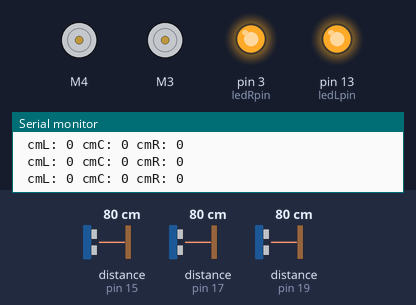
A sketch run on a simulated Arduino Uno, built with avr-gcc and run on an emulated ATmega328P. Shown: 2 × DC motor (green arrow = forward, orange = backward, longer = faster), output pins drawn as LEDs (lit = HIGH), the last lines printed to the serial monitor. Wiring (inferred from the names in the program): 3 × ultrasonic range finder: trigger pin 14, echo pin 15 / trigger pin 16, echo pin 17 / trigger pin 18, echo pin 19. Dashed ring = blinking. Inputs (shaded band) come from the test bench; at power-on: distance to the obstacle (sensors on pin 15, pin 19, pin 17) 80 cm. The echo pulse lasts 58.3 µs per cm; pins used as bus, display or sensor lines are not drawn.

Above: at 1.3 s.
1.4 s: distance to the obstacle (sensor on pin 15) set to 61 cm
2.9 s: distance to the obstacle (sensor on pin 15) set to 54 cm
At 3.5 s:
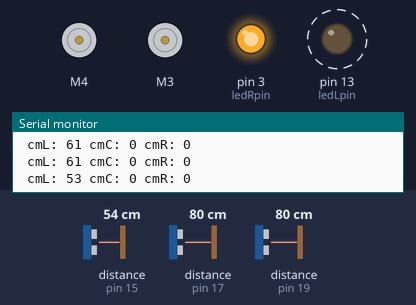
6.0 s: distance to the obstacle (sensor on pin 19) set to 61 cm
9.1 s: distance to the obstacle (sensor on pin 19) set to 51 cm
At 9.6 s:
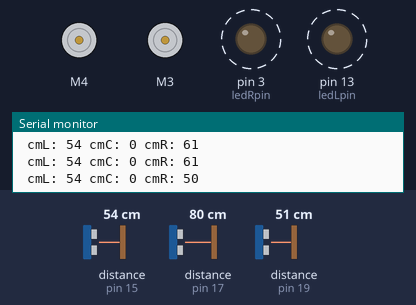
12.2 s: distance to the obstacle (sensor on pin 15) set to 60 cm
At 12.7 s:
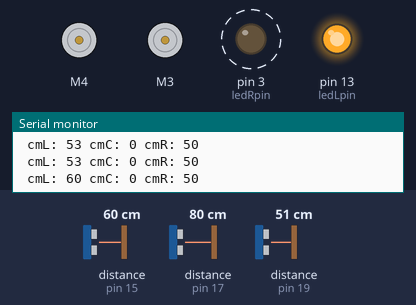
15.3 s: distance to the obstacle (sensor on pin 15) set to 2 cm
At 15.8 s:
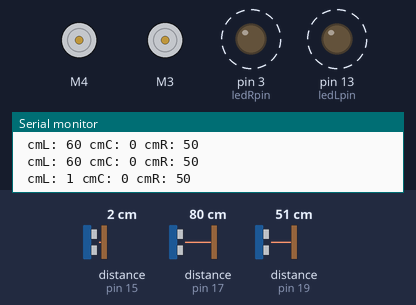
Timing chart, 0 to 19.4 s (numbered marks = the images above; inputs shaded):
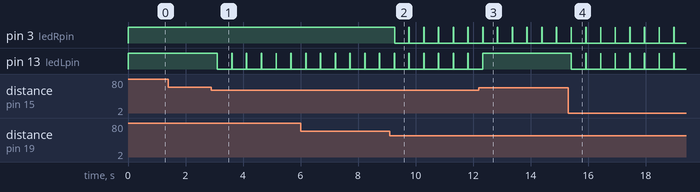

Measured:
- the behaviour switches between 57 and 56 cm on distance to the obstacle (sensor on pin 15) (found by bisection; images 0 and 1)
- the behaviour switches between 57 and 56 cm on distance to the obstacle (sensor on pin 19) (found by bisection; images 1 and 2)
- after the input at 2.9 s, pin 13 (ledLpin): alternates HIGH for 0.01 s and LOW for 0.50 s, starting after 0.20 s
- after the input at 9.1 s, pin 3 (ledRpin): alternates HIGH for 0.01 s and LOW for 0.50 s, starting after 0.17 s
- after the input at 12.2 s, pin 13 (ledLpin): goes on until 12.3 s, then stays HIGH
- after the input at 15.3 s, pin 13 (ledLpin): alternates HIGH for 0.01 s and LOW for 0.50 s, starting after 0.12 s

The sketch:

ErikRobot2018.ino
```cpp
/*
 *   Trehjulet robot fra forårskursus 2018
 *   rettet 30 marts 2018
 *   sidst rettet 24 april 2018
 *   created marts 2018
 *   by Erik Christesen
 *
 *   Bestykning:
 *   Arduino UNO controller
 *   To DC-motorer styret af et
 *   Adafruit piggy back shield
 *
 *   tre ping sensorer i front
 *   Den midterste regulerer hastighede i tre trin
 *   De to i siderne observerer forhindringer
 *
 *   Struktur:
 *
 *   includes
 *   create objects
 *   constants
 *   global variabels
 *   setup
 *
 *   loop
 *
 *   readPingC
 *   setSpeedC
 *   readPings
 *   drive
 *   reverse
 *   turnLeft
 *   turnRight
 *   stopM
 *   reduceSpeed
 *   increaseSpeed
 *   panic
 *
 */
#include <Servo.h>
#include <AFMotor.h>

AF_DCMotor motorR(4);
AF_DCMotor motorL(3);
// Servo servo01;    // create servo object to control a servo

//============================= CONSTANTS ===
const int echoLpin = 15;         // ping echo pin Left
const int trigLpin = 14;         // ping trigger pin Left
const int echoCpin = 17;         // ping echo pin Center
const int trigCpin = 16;         // ping trigger pin Center
const int echoRpin = 19;         // ping echo pin Right
const int trigRpin = 18;         // ping trigger pin Right

const int bumpRpin = 10;         // Bumper pin Right
const int bumpLpin = 9;          // Bumper pin Left

const int ledRpin = 3;          // Led pin Right (green
const int ledLpin = 13;           // Led pin Left  (red)

const int tonePin = 11;          // Speaker pin

const int minPing = 20;          // Min threshold for ping in cm
const int maxPing = 55;          // Max threshold for ping in cm

const int minSpeed = 75;
const int medSpeed = 90;
const int maxSpeed = 150;

const int wait = 50;

                              // =============================== Global variables ====
int timeout = 5000;           // timeout for ping ca. 85 cm
int speedR = medSpeed;        // basis-speed sættes altid på højre motor
int speedL = speedR;          // Venstre motor
int biasF = 110;               // difference-faktor mellem R og L forlæns
int biasB = 110;              // difference-faktor mellem R og L baglæns
boolean debug = 1;            // true: testværdier sendes til seriel terminal
boolean lastTurn = 0;

// ==================================== SETUP ==============================
void setup() {
  // initialize serial communications at 9600 bps:
  if(debug)  Serial.begin(9600);
  // turn on motor
  motorR.setSpeed(speedR);
  motorR.run(RELEASE);
  motorL.setSpeed(speedL);
  motorL.run(RELEASE);
  // set Ping I/O
  pinMode(trigLpin, OUTPUT);
  pinMode(echoLpin, INPUT);
  pinMode(trigCpin, OUTPUT);
  pinMode(echoCpin, INPUT);
  pinMode(trigRpin, OUTPUT);
  pinMode(echoRpin, INPUT);
  pinMode(ledRpin, OUTPUT);
  pinMode(ledLpin, OUTPUT);
  pinMode(bumpRpin, INPUT);
  pinMode(bumpLpin, INPUT);
  digitalWrite(bumpRpin, HIGH);
  digitalWrite(bumpLpin, HIGH);
} // end setup

//====================================== LOOP ===============================
void loop() {

//  ================== test pings =============

  digitalWrite(ledLpin, HIGH);
  digitalWrite(ledRpin, HIGH);
  int cmL = readPing(trigLpin, echoLpin);
  int cmC = readPing(trigCpin, echoCpin);
  int cmR = readPing(trigRpin, echoRpin);
  if(cmL > 0 && cmL <= maxPing)  digitalWrite(ledLpin, LOW);
  if(cmR > 0 && cmR <= maxPing)  digitalWrite(ledRpin, LOW);

//  ======================== end test ping

/*  if(debug) {
  } // end debug

  int state = setState();
  switch (state) {
    case 0:
      speedR = setSpeedR(speedR);                        // regulerer speedR efter ping C
      speedL = (speedR * biasF) / 100;
      drive(speedR, speedL);                             // drive forward
      break;
    case 1:
      turnRight();
      break;
    case 2:
      turnLeft();
      break;
    case 3:
      panic();
      break;
  } // end switch
  delay(wait);

*/
  if(debug) {
  //  Serial.println("Loop ");
  //  Serial.print("State: ");
  //  Serial.print(state);
    Serial.print(" cmL: ");
    Serial.print(cmL);
    Serial.print(" cmC: ");
    Serial.print(cmC);
    Serial.print(" cmR: ");
    Serial.println(cmR);
    delay(500);
  } // end debug

}   // end loop

// ======================================= setState ========================
int setState() {
  int state = 0;

  boolean right = digitalRead(bumpRpin);
  if (!right) state = 2;                  //bumpPin low = bump
  digitalWrite(ledRpin, right);

  boolean left = digitalRead(bumpLpin);
  digitalWrite(ledLpin, left);
  if (!left) state = ++state;

  if (state > 0) {
    tone(tonePin, 100, 200);
    return state;
  }

  int cmR = readPing(trigRpin, echoRpin);
  if(cmR > 0) {
    if (cmR < maxPing) {
      speedR = decreaseSpeed(speedR);
      speedL = speedR * biasF;
      }  //reduce speedR
    if (cmR < minPing) state = 2;  // turn left
  } // end if cmR

  int cmL = readPing(trigLpin, echoLpin);
  if(cmL > 0) {
    if(cmL < maxPing) {               //reduce speed
      speedR = decreaseSpeed(speedR);
      speedL = speedR * biasF;
    } // end if
    if(cmL < minPing) state = state+1;
  } // end if cmL

  return state;

} // end setState

//======================================= setSpeedR =========================
int setSpeedR(int speedIn) {
  int speedOut = speedIn;
  int cmC = readPing(trigCpin, echoCpin); // læser pingC i cm
  if (!(cmC > 0 && cmC < maxPing)) {      // 0 eller større end max
    speedOut = increaseSpeed(speedIn);    // increase speedOut
  } else {
    if (cmC < minPing) {               // pingC nærmere end minPing
      panic();                         // STOP og BAK
    } else {
      speedOut = decreaseSpeed(speedIn); // pingC er mellem minPing og maxPing
    }  // end if
  }
  if(debug) {
    Serial.print(" Ping cmC: ");
    Serial.print(cmC);
    Serial.print(" ");
  } // end debug
  return speedOut;
} // setSpeedR

//============================================= readPing ===========================
int readPing(int trigPin, int echoPin) {
  digitalWrite(trigPin, LOW);
  delayMicroseconds(2);
  digitalWrite(trigPin, HIGH);
  delayMicroseconds(10);
  digitalWrite(trigPin, LOW);
  int duration = pulseIn(echoPin, HIGH, timeout); // if > timeout then = 0
  int cm = (duration / 58);
  return cm;
} // end readPing

//========================================= drive ===========================
void drive(int right, int left) {
  motorR.run(FORWARD);
  motorL.run(FORWARD);
  motorR.setSpeed(right);
  motorL.setSpeed(left);
  delay(wait*4);
  if(debug) {
    Serial.print("Forward speed R: ");
    Serial.print(right);
    Serial.print(" L: ");
    Serial.println(left);
  }
} // end drive

// ======================================= turnRight =========================
void turnRight(){
  lastTurn = true;
  motorR.run(FORWARD);
  motorL.run(FORWARD);
  motorR.setSpeed(0);
  motorL.setSpeed(minSpeed);
  if(debug) {
    Serial.print("Right turn speed R: ");
    Serial.print("0");
    Serial.print(" L: ");
    Serial.println(minSpeed);
  }
  delay(wait*4);
} // end turnRight

// ======================================= spinRight =========================
void spinRight(){
  lastTurn = true;
  motorR.run(BACKWARD);
  motorL.run(FORWARD);
  motorR.setSpeed(minSpeed);
  motorL.setSpeed(minSpeed);
  if(debug) {
    Serial.print("Right spin speed R: ");
    Serial.print("0");
    Serial.print(" L: ");
    Serial.println(minSpeed);
  }
  delay(wait*4);
} // end turnRight

// ======================================= turnLeft ===========================
void turnLeft() {
  lastTurn = false;
  motorR.run(FORWARD);
  motorL.run(FORWARD);
  motorR.setSpeed(minSpeed);
  motorL.setSpeed(0);
  if(debug) {
    Serial.print("Left turn speed R: ");
    Serial.print(minSpeed);
    Serial.print(" L: ");
    Serial.println(minSpeed);
  }
  delay(wait*4);
}

// ======================================= spinLeft ===========================
void spinLeft() {
  lastTurn = false;                     // false: left
  motorR.run(FORWARD);
  motorL.run(BACKWARD);
  motorR.setSpeed(minSpeed);
  motorL.setSpeed(minSpeed);
  if(debug) {
    Serial.print("Left spin speed R: ");
    Serial.print(minSpeed);
    Serial.print(" L: ");
    Serial.println(minSpeed);
  }
  delay(wait*4);
}

//============================================= reverse ===========================
void reverse() {
  speedR = minSpeed;
  speedL = (speedR * biasB) / 100;
  motorR.run(BACKWARD);
  motorL.run(BACKWARD);
  motorR.setSpeed(speedR);
  motorL.setSpeed(speedL);
  delay(wait*4);
  if(debug) {
    Serial.print("Bakward speed R: ");
    Serial.print(speedR);
    Serial.print("L: ");
    Serial.println(speedL);
  }
} // end reverse

// ========================================== PANIC ======================
void panic() {
  stopM();                         // STOP
  delay(wait*2);
  reverse();                       // BAK
  delay(wait*40);
  stopM();                         // STOP
  delay(wait*2);
  if (lastTurn) {                    // Same as last
    spinRight();                   // true: right
  } else {
    spinLeft();                    // false: left
  }
  delay(wait*20);
  stopM();                         // STOP
  delay(wait*2);
} // end panic

// ================================== stopM ===============================
void stopM() {
  motorR.setSpeed(0);
  motorL.setSpeed(0);
  delay(wait*4);
}

//======================================== increaseSpeed =====================
int increaseSpeed(int speedIn) {
  int speedOut = maxSpeed;
  if (speedIn < medSpeed) {
    speedOut = medSpeed;
  } // endif
  return speedOut;
} // end increase

// ======================================= decreaseSpeed =====================
int decreaseSpeed(int speedIn) {
  int speedOut = medSpeed;
  if (speedIn < maxSpeed) {
    speedOut = minSpeed;
  }
  return speedOut;
} //end decrease
// ========================================  LAST LINE ============================
```
